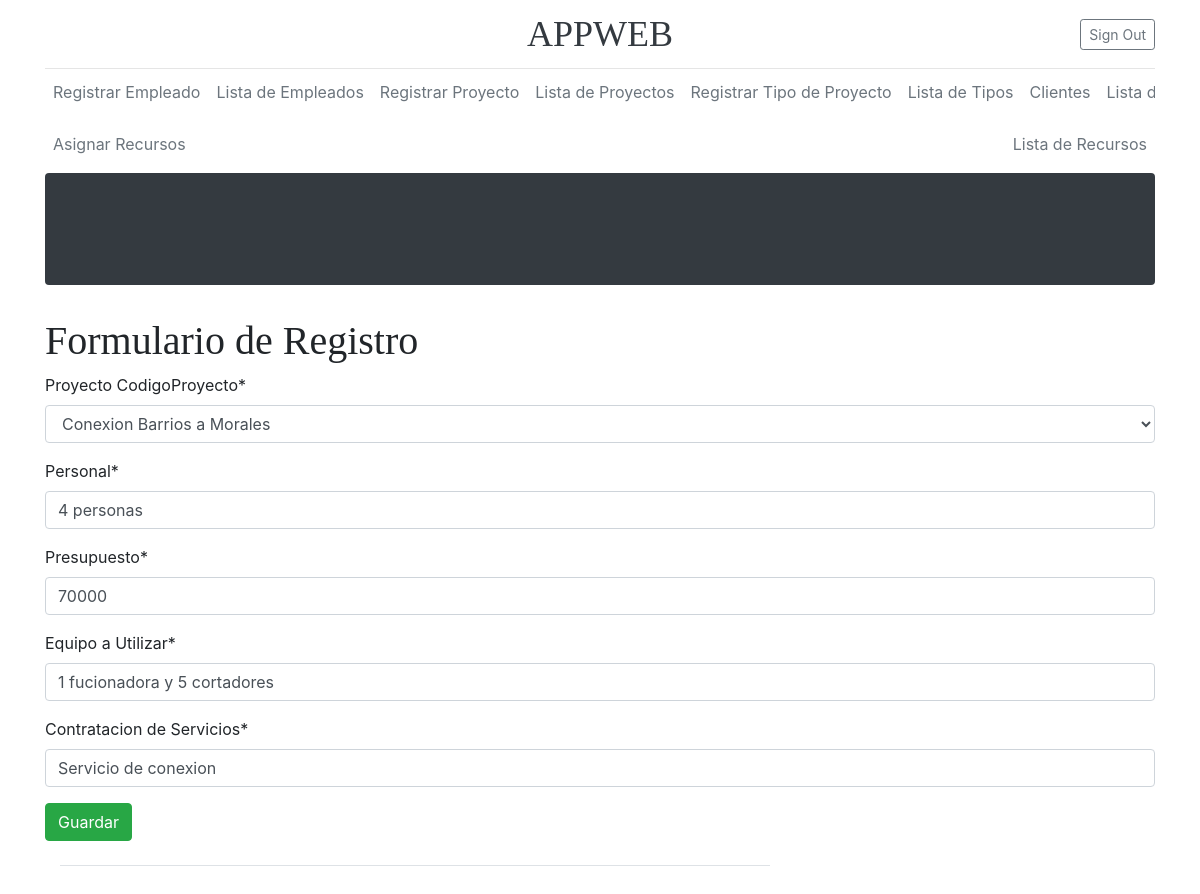
Screenshot of /editarRecursos/1 with the database file from the repository.
### Models/RecursosPro/models.py (models this page shows)
class RecursosPro(models.Model):
    CodigoRecursos = models.AutoField(primary_key=True)
    proyecto_CodigoProyecto = models.ForeignKey(proyect, on_delete=models.CASCADE)
    Personal = models.CharField(max_length=20)
    Presupuesto = models.CharField(max_length=20)
    Maquinas = models.CharField(max_length=75)
    ContracionServicios = models.CharField(max_length=75)

### Models/RecursosPro/views.py (the view)
# urls.py: path('editarRecursos/<id>', FormularioRecursosView.editarRecursos, name='editarRecursos'),
    def editarRecursos(request,id):
        actua= RecursosPro.objects.get(CodigoRecursos=id)
        data = {
            'form': FormularioRecursosPro(instance=actua)
        }
        if request.method == 'POST':
            formulario = FormularioRecursosPro(data=request.POST, instance=actua)
            if formulario.is_valid():
                formulario.save()
                data['mensaje']= "Se Actualizo el Registro."
                data['form']=formulario
        return render(request, 'modificarRecursos.html', data)

### Models/RecursosPro/forms.py
class FormularioRecursosPro(ModelForm):
    class Meta:
        model = RecursosPro
        fields = [
            'proyecto_CodigoProyecto',
            'Personal',
            'Presupuesto',
            'Maquinas',
            'ContracionServicios',
        ]
        labels = {
            'empleado_CodigoEmpleado': 'Nombre del Lider de Proyecto',
            'ContracionServicios' : 'Contratacion de Servicios',
            'Maquinas' : 'Equipo a Utilizar',
        }

### Models/proyect/models.py (called while the page is built)
    def __str__(self):
        return '{}'.format(self.NombreProyecto)

### Templates/modificarRecursos.html (shortened to what this page needs)
{% extends 'Index2.html' %}
{% load crispy_forms_tags %}
{% block content %}
    <h1> Formulario de Registro </h1>
    <form  method="POST">
    {{ form|crispy }}
    <button type="submit" class="btn btn-success">Guardar</button>
    </form>
{% endblock %}

### Static/blog/blog.css (style rules this page uses)
h1, h2, h3, h4, h5, h6 { font-family: "Playfair Display", Georgia, "Times New Roman", serif; }

### rows the page displays
RecursosPro: proyecto_CodigoProyecto "Conexion Barrios a Morales", Personal "4 personas", Presupuesto "70000", Maquinas "1 fucionadora y 5 cortadores", ContracionServicios "Servicio de conexion"
